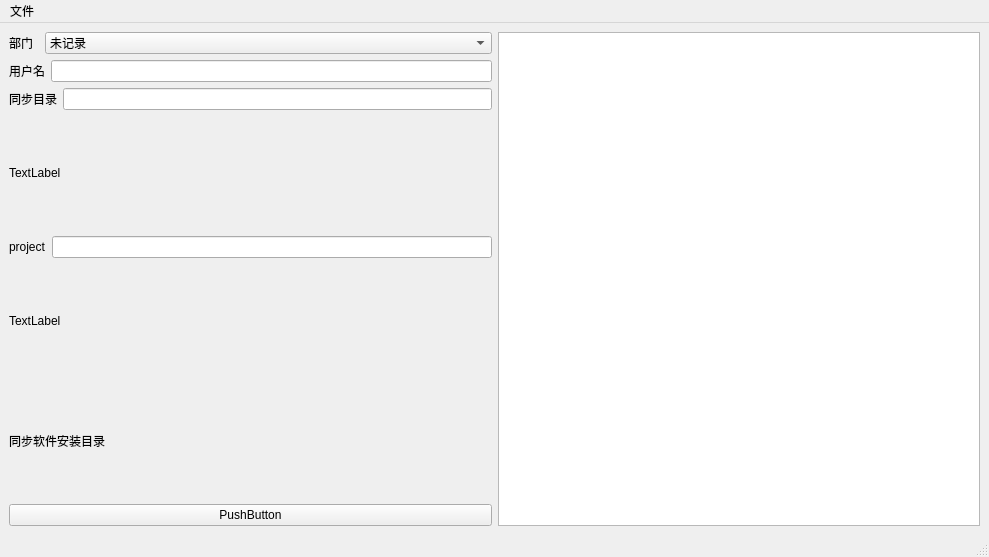
<?xml version="1.0" encoding="UTF-8"?>
<ui version="4.0">
 <class>MainWindow</class>
 <widget class="QMainWindow" name="MainWindow">
  <property name="geometry">
   <rect>
    <x>0</x>
    <y>0</y>
    <width>989</width>
    <height>557</height>
   </rect>
  </property>
  <property name="sizePolicy">
   <sizepolicy hsizetype="Preferred" vsizetype="Preferred">
    <horstretch>0</horstretch>
    <verstretch>0</verstretch>
   </sizepolicy>
  </property>
  <property name="windowTitle">
   <string>MainWindow</string>
  </property>
  <widget class="QWidget" name="centralwidget">
   <layout class="QGridLayout" name="gridLayout">
    <item row="0" column="0">
     <layout class="QHBoxLayout" name="horizontalLayout_4">
      <item>
       <layout class="QVBoxLayout" name="verticalLayout_2">
        <property name="sizeConstraint">
         <enum>QLayout::SetMinimumSize</enum>
        </property>
        <item>
         <layout class="QVBoxLayout" name="verticalLayout">
          <property name="sizeConstraint">
           <enum>QLayout::SetMinimumSize</enum>
          </property>
          <item>
           <layout class="QHBoxLayout" name="horizontalLayout">
            <property name="sizeConstraint">
             <enum>QLayout::SetFixedSize</enum>
            </property>
            <item>
             <widget class="QLabel" name="Department">
              <property name="maximumSize">
               <size>
                <width>30</width>
                <height>20</height>
               </size>
              </property>
              <property name="text">
               <string>部门</string>
              </property>
             </widget>
            </item>
            <item>
             <widget class="QComboBox" name="DepartmentTest">
              <item>
               <property name="text">
                <string>未记录</string>
               </property>
              </item>
              <item>
               <property name="text">
                <string>Light</string>
               </property>
              </item>
              <item>
               <property name="text">
                <string>VFX</string>
               </property>
              </item>
              <item>
               <property name="text">
                <string>modle</string>
               </property>
              </item>
              <item>
               <property name="text">
                <string>rig</string>
               </property>
              </item>
              <item>
               <property name="text">
                <string>Aim</string>
               </property>
              </item>
             </widget>
            </item>
           </layout>
          </item>
          <item>
           <layout class="QHBoxLayout" name="horizontalLayout_2">
            <property name="sizeConstraint">
             <enum>QLayout::SetDefaultConstraint</enum>
            </property>
            <item>
             <widget class="QLabel" name="user">
              <property name="maximumSize">
               <size>
                <width>60</width>
                <height>30</height>
               </size>
              </property>
              <property name="text">
               <string>用户名</string>
              </property>
             </widget>
            </item>
            <item>
             <widget class="QLineEdit" name="userTest"/>
            </item>
           </layout>
          </item>
         </layout>
        </item>
        <item>
         <layout class="QHBoxLayout" name="horizontalLayout_3" stretch="0,0">
          <property name="sizeConstraint">
           <enum>QLayout::SetFixedSize</enum>
          </property>
          <item>
           <widget class="QLabel" name="syn">
            <property name="text">
             <string>同步目录</string>
            </property>
           </widget>
          </item>
          <item>
           <widget class="QLineEdit" name="synTest"/>
          </item>
         </layout>
        </item>
        <item>
         <widget class="QLabel" name="synSever">
          <property name="text">
           <string>TextLabel</string>
          </property>
         </widget>
        </item>
        <item>
         <layout class="QHBoxLayout" name="horizontalLayout_5">
          <item>
           <widget class="QLabel" name="project">
            <property name="text">
             <string>project</string>
            </property>
           </widget>
          </item>
          <item>
           <widget class="QLineEdit" name="projectTest"/>
          </item>
         </layout>
        </item>
        <item>
         <widget class="QLabel" name="sysTestYing">
          <property name="text">
           <string>TextLabel</string>
          </property>
         </widget>
        </item>
        <item>
         <widget class="QLabel" name="freeFileSync">
          <property name="text">
           <string>同步软件安装目录</string>
          </property>
         </widget>
        </item>
        <item>
         <widget class="QPushButton" name="freeFileSyncButton">
          <property name="text">
           <string>PushButton</string>
          </property>
         </widget>
        </item>
       </layout>
      </item>
      <item>
       <widget class="QTextEdit" name="textEdit"/>
      </item>
     </layout>
    </item>
   </layout>
  </widget>
  <widget class="QMenuBar" name="menubar">
   <property name="geometry">
    <rect>
     <x>0</x>
     <y>0</y>
     <width>989</width>
     <height>23</height>
    </rect>
   </property>
   <widget class="QMenu" name="menu">
    <property name="title">
     <string>文件</string>
    </property>
    <addaction name="save"/>
   </widget>
   <addaction name="menu"/>
  </widget>
  <widget class="QStatusBar" name="statusbar"/>
  <action name="save">
   <property name="text">
    <string>保存</string>
   </property>
  </action>
 </widget>
 <tabstops>
  <tabstop>freeFileSyncButton</tabstop>
 </tabstops>
 <resources/>
 <connections/>
</ui>
